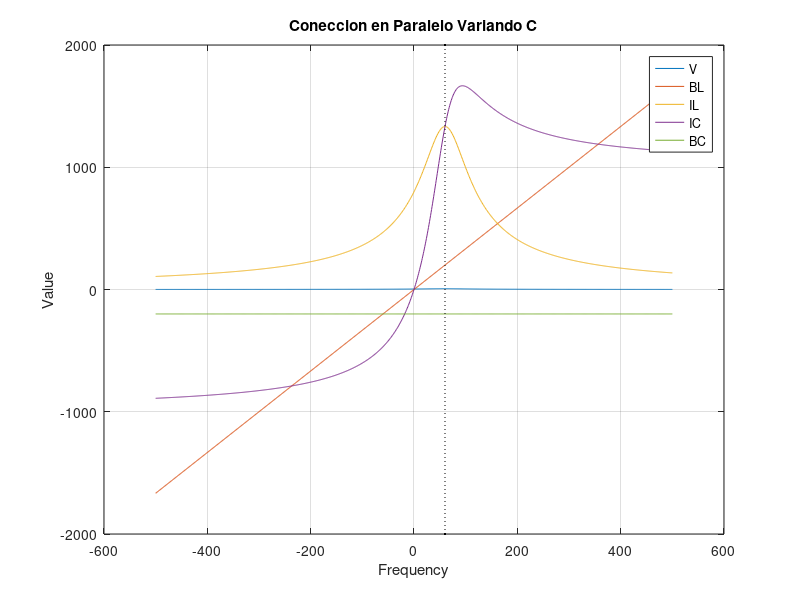

MATLAB code to generate this figure:
%function parallel_varying_C(F,v,XC,r)
figure;
f=-500:500;
F=60;
imax=1000;
g=150;
w0=2*pi*F;
BL=-200;
l=1/(w0*abs(BL));%value of L in resonance(does not vary)
BC=abs(BL)*f/F;
c=1/(l*w0^2);%value of C in resonance
C=BC(BC>=0);
C=C./w0;
for index =1:length(C)
    V=imax./sqrt(g^2+(2*pi*f*C(index)-1./(w0*l)).^2);
    IC=BC.*V;
    IL=V*abs(BL);
    plot(f,V),hold on;
    plot(f,BC),hold on;
    plot(f,IL),hold on;
    plot(f,IC),grid on;
    plot(f,BL*ones(1,length(f)));
    %draw vertical line
    y = ylim; % current y-axis limits
    plot([F F],[y(1) y(2)],'k.:')
    xlabel('Frequency');
    ylabel('Value');
    legend('V','BL','IL','IC','BC');
    title('Coneccion en Paralelo Variando C');
    hold off;
    %axis([-50 150 -30 20]);
    pause(0.0000001);
    if abs(C(index)-c)/C(index)<0.000000001
        ICmax=max(IC)
        ILmax=max(IL)
        Ireso=ILmax
        BCreso=BL
        Creso=BCreso/(2*pi*F)
        return;
    end
end
%end